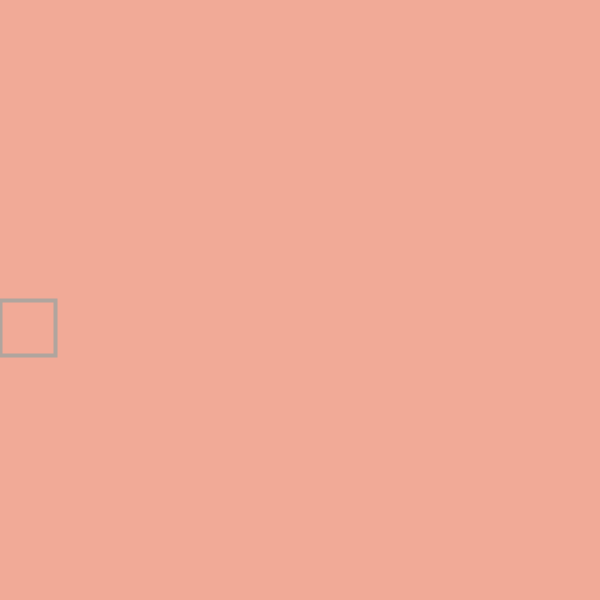
Frame 1 (no input)
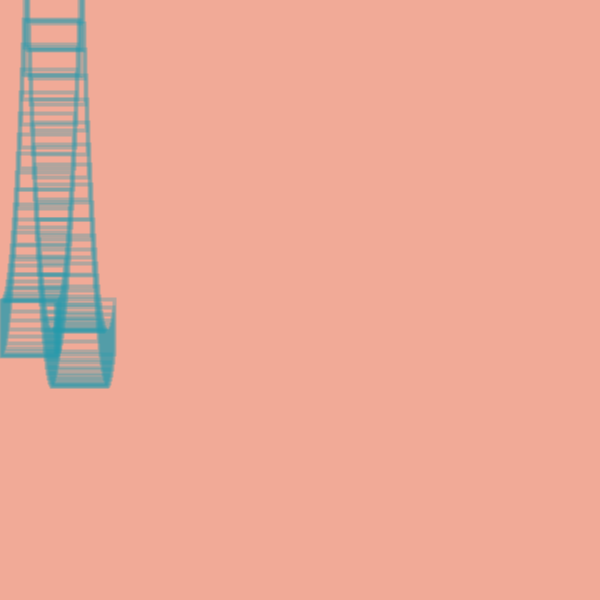
Frame 60 (the mouse pressed at the canvas centre just before this capture)
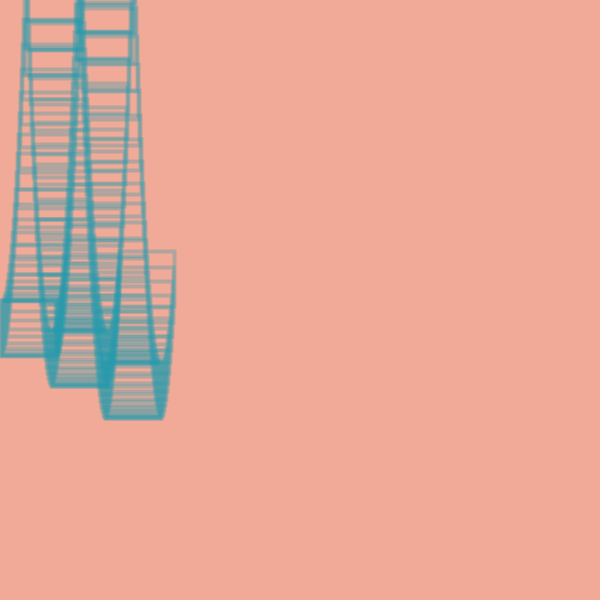
Frame 120 (the mouse held since frame 60 and released just before this capture)

The Processing sketch that drew these frames (run headless with seeded random() and noise(); from frame 60 on, the mouse is pressed at the canvas centre):

// Processing sketch: Coding_Challenge_3
// ── Coding_Challenge_3.pde
// code activity: create changes to the behavior of the movement with conditionals 
// (e.g. based on keyboard/mouse interaction, timing, position) 

// How add effect of gravity/ acceleration

// create varialbes for ellipse x and y position
float xPos, yPos; // position variables for geometry
float xVel, yVel; // velocity variables for geomerty
float xDirection, yDirection; // direction variables for geometry
float xGravity, yGravity; // acceleration varialbes

void setup(){
  size(600,600); 
 
   // set initial value, middle left
  xPos = 0;
  yPos = height/2;
  
  xVel = 1; // velocity of 2 to xPos
  yVel = 1; // velocity of 1 to yPos
  xDirection = 1; //  initial x direction (R)
  yDirection = 1; // initial y direction (R)
  xGravity =0; // initial 0 x gravity
  yGravity = -1.2; // initial y acceleration (- is upwards and + is downwards)
  background(241,170, 151); // background color first
  
}
void draw(){
  //background(421,170,151);
  strokeWeight(4); // ouline thickness
  stroke(34,153,171,80); // interior color shade blue + alpha channel 
  noFill();
  rect(xPos, yPos, 55, 55); 
  
   
   xVel = xVel * xDirection; // make sure xVel is the correct direction (left or right) 3*1
  xPos+=xVel; // add x velocity to our x position
  // add gravity in x-direction (horizontal)
  xVel+=xGravity; // add gravity to velocity
  
  yVel = yVel * yDirection; // make sure yVel is the correct direction (up or down) 
  yPos+=yVel; // add y velocity to our y position
  // add gravity in y-direction (vertical)
  yVel+=yGravity; // add gravity to velocity
  
 
  if(xPos > width || xPos < 0){  // check if we are at the edge of our screen.
   xDirection = xDirection * -1;   // change direction to other sign (+ to -, or - to +)
  }
  
  if(yPos > height || yPos < 0){  // check if we are at the edge of our screen.
   yDirection = yDirection * -1;   // change direction to other sign (+ to -, or - to +)
   
  }
  if(keyPressed){  // is that key x ?
    if(key == 'x'){ // if key is pressed equal to x ... then
      xVel = random(1,10); // if so, set x velocity to random number between 1- 9.--
     xDirection = xDirection * -1; // change direction
     
     }
     if(key == 'y'){ // if key is pressed equal to y ... then
      yVel = random(1,10); // if so, set y velocity to random number between 1- 9. 
    
    }
  }
  // println(xDirection); show x position
}
